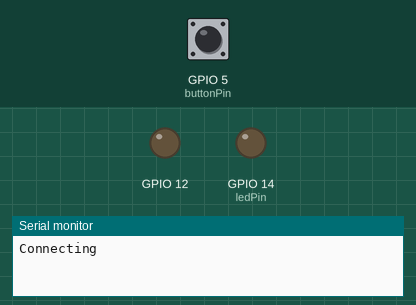
Recording of a sketch running on a simulated ESP8266 (NodeMCU). Parts: output pins drawn as LEDs (lit = HIGH), the last lines printed to the serial monitor. The inputs (shaded band) are chosen by the test bench; at power-on: GPIO 5 (buttonPin) LOW. WiFi joins after 1.5 s; servers stay silent unless stated; uploads are accepted with an empty reply.

Above: at 0.1 s.
At 1.6 s:
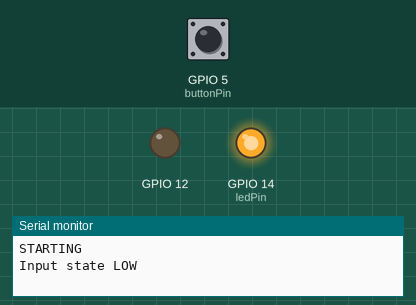
Timing chart, 0 to 3.1 s (numbered marks = the images above):
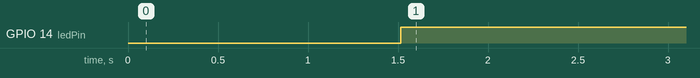

Measured:
- by itself, GPIO 14 (ledPin): LOW → HIGH at 1.5 s

The sketch:

CloseItemChecker.ino
```cpp
// Complete Instructions: https://RandomNerdTutorials.com/esp8266-nodemcu-digital-inputs-outputs-arduino/

#include <ESP8266WiFi.h>
#include <ESP8266WiFiMulti.h>

#include <ESP8266HTTPClient.h>

#include <WiFiClientSecureBearSSL.h>

const char* ssid = "NETGEAR";
const char* password = "kalamandaros122";
const int REPEAT_INTERVAL = 120;
//Your Domain name with URL path or IP address with path
String serverName = "https://chanciest-chamois-6999.dataplicity.io/api/v1/doorstate";

// set pin numbers
const int buttonPin = 5;     // the number of the pushbutton pin
const int ledPin =  14;       // the number of the LED pin

// variable for storing the pushbutton status
int buttonState = 0;
int prevbuttonState = 0;
ESP8266WiFiMulti WiFiMulti;
bool sendToSever = true;
int repeatIntervalCounter = REPEAT_INTERVAL;

#include <ESP8266HTTPClient.h>
void setup() {
  sendToSever = true;
  // initialize the pushbutton pin as an input
  pinMode(buttonPin, INPUT);
  // initialize the LED pin as an output
  pinMode(ledPin, OUTPUT);
   pinMode(ledPin-2, OUTPUT);

  Serial.begin(115200);


  WiFi.mode(WIFI_STA);
  WiFiMulti.addAP("SSID", "password");
  // WiFi.begin(ssid, password);
  Serial.println("Connecting");
  while(WiFiMulti.run() != WL_CONNECTED) {
    delay(500);
    Serial.print(".");
  }
  Serial.println("");
  Serial.print("Connected to WiFi network with IP Address: ");
  Serial.println(WiFi.localIP());

  Serial.println("Timer set to 5 seconds (timerDelay variable), it will take 5 seconds before publishing the first reading.");

}

void loop() {
  // read the state of the pushbutton value
  prevbuttonState = buttonState;
  buttonState = digitalRead(buttonPin);
  if(buttonState!=prevbuttonState){
    sendToSever = true;
  }
  Serial.println("STARTING");
  //if it is, the buttonState is HIGH
  if (buttonState == HIGH) {
    // turn LED on
    Serial.println("Input state HIGH");
    digitalWrite(ledPin, LOW);

  } else {
    // turn LED off
    Serial.println("Input state LOW");
    digitalWrite(ledPin, HIGH);

  }

  if(!sendToSever){
    delay(500);
    repeatIntervalCounter--;
    if(repeatIntervalCounter<0){
      sendToSever = true;
      repeatIntervalCounter = REPEAT_INTERVAL;
    }
    return;
  }
  if ((WiFiMulti.run() == WL_CONNECTED)) {
        // WiFiClient client;
        std::unique_ptr<BearSSL::WiFiClientSecure> client(new BearSSL::WiFiClientSecure);

        client->setInsecure();
        HTTPClient http;
        // Your Domain name with URL path or IP address with path
        http.begin(*client, serverName);
        http.addHeader("Content-Type", "application/x-www-form-urlencoded");
        int httpResponseCode = http.POST("doorState="+String(buttonState));
        if(httpResponseCode == 200){
          sendToSever = false;
        }
        Serial.print("HTTP Response code: ");
        Serial.println(httpResponseCode);

          // Free resources
          http.end();
  }
  delay(10000);

}
```
